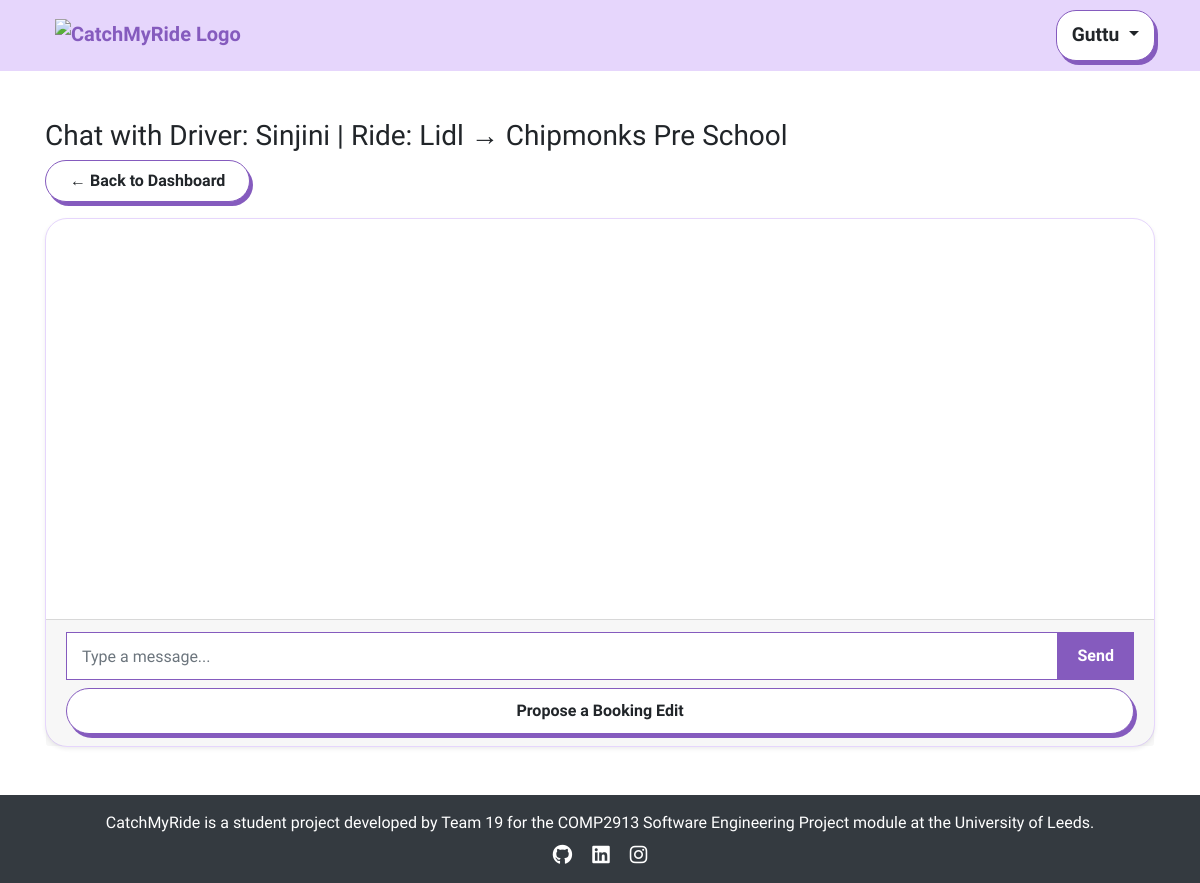
Page /chat/2 (signed in) on the earlier database version.
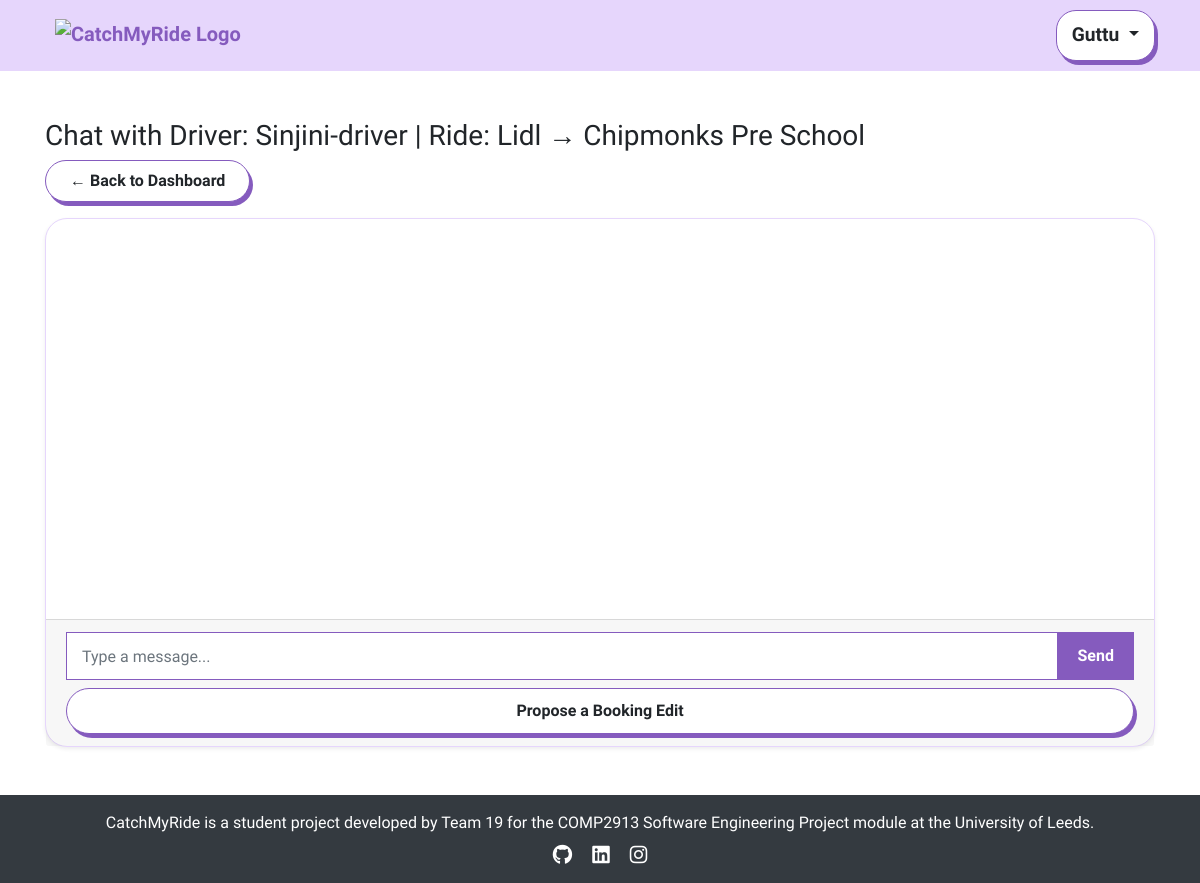
Same page on the later database version.
### app/models.py (models this page shows, shortened)
class User(db.Model, UserMixin):
    id = db.Column(db.Integer, primary_key=True)
    username = db.Column(db.String(100), unique=True, nullable=False)
    email = db.Column(db.String(150), unique=True, nullable=False)
    password_hash = db.Column(db.String(200), nullable=False)
    is_active = db.Column(db.Boolean, default=True) # to check if the user activation (user authentication)
    is_manager = db.Column(db.Boolean, default=False)
    published_rides = db.relationship('publish_ride', backref='driver', lazy=True)
    booked_rides = db.relationship('publish_ride', secondary=passenger_rides, backref='passengers')

### app/views.py (the view)
@app.route('/chat/<int:booking_id>')
@login_required
def chat_view(booking_id):
    booking = book_ride.query.get_or_404(booking_id)
    if current_user.id not in [booking.user_id, booking.ride.driver_id]:
        return "Unauthorized", 403
    passenger = User.query.get(booking.user_id)
    driver = User.query.get(booking.ride.driver_id)
    ride_title = f"{booking.ride.from_location.split(',')[0]} → {booking.ride.to_location.split(',')[0]}"
    return render_template("chat.html", booking=booking, driver_name=driver.username if driver else "Unknown",
                            passenger_name=passenger.username if passenger else "Unknown", ride_title=ride_title)

### app/views.py (called while the page is built)
@app.before_request
def check_redirect_after_login():
    if 'redirect_after_login' in session and current_user.is_authenticated:
        redirect_path = session.pop('redirect_after_login')
        return redirect(redirect_path)

@login_manager.user_loader
def load_user(user_id):
    return User.query.get(int(user_id))

@app.context_processor
def inject_user():
    return dict(user=current_user)

### app/templates/chat.html (shortened to what this page needs)
{% extends 'base.html' %}
{% block content %}
<div class="container mt-5">
	<h3> Chat with {% if booking.user_id == user.id %} Driver: {{ driver_name }} {% else %} Passenger: {{ passenger_name }} {% endif %} | Ride: {{ ride_title }}</h3>
	<div class="mb-3">
		<a href="{{ url_for('dashboard') }}" class="btn btn-base btn-one rounded-pill px-4 py-2">
			← Back to Dashboard
		</a>
	</div>
		<div class="card shadow-sm">
				<div class="card-body" id="chat-box" style="height: 400px; overflow-y: auto;">
				</div>
				<div class="card-footer">
						<form id="chat-form">
								<div class="chat-input-group d-flex">
										<input type="text" id="message-input" class="form-control chat-input" placeholder="Type a message..." autocomplete="off">
										<button class="btn btn-send" type="submit">Send</button>
								</div>
								<button type="button" class="btn btn-base btn-one btn-block mt-2" id="openProposalModal">Propose a Booking Edit</button>
						</form>
				</div>
		</div>
</div>
{% endblock %}

Differences in the rows shown:
changed User: username "Sinjini" → "Sinjini-driver"
